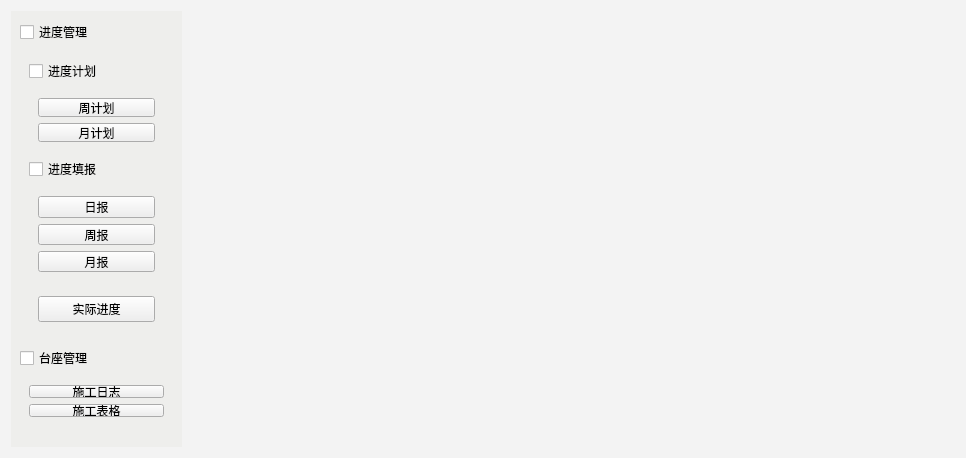
<?xml version="1.0" encoding="UTF-8"?>
<ui version="4.0">
 <class>Production_management</class>
 <widget class="QWidget" name="Production_management">
  <property name="geometry">
   <rect>
    <x>0</x>
    <y>0</y>
    <width>966</width>
    <height>458</height>
   </rect>
  </property>
  <property name="windowTitle">
   <string>Form</string>
  </property>
  <property name="styleSheet">
   <string notr="true">#Production_management{background-color: rgb(243, 243, 243);}</string>
  </property>
  <layout class="QHBoxLayout" name="horizontalLayout" stretch="2,9">
   <item>
    <widget class="QWidget" name="panel" native="true">
     <property name="styleSheet">
      <string notr="true">#panel {
background-color: rgb(238, 238, 236);
}

</string>
     </property>
     <layout class="QVBoxLayout" name="verticalLayout_6">
      <item>
       <widget class="QCheckBox" name="checkBox_4">
        <property name="text">
         <string>进度管理</string>
        </property>
       </widget>
      </item>
      <item>
       <widget class="QWidget" name="widget_4" native="true">
        <property name="minimumSize">
         <size>
          <width>0</width>
          <height>50</height>
         </size>
        </property>
        <property name="styleSheet">
         <string notr="true">#widget_4{
background-color: rgb(238, 238, 236);
}</string>
        </property>
        <layout class="QVBoxLayout" name="verticalLayout">
         <item>
          <widget class="QCheckBox" name="checkBox">
           <property name="styleSheet">
            <string notr="true"/>
           </property>
           <property name="text">
            <string>进度计划</string>
           </property>
          </widget>
         </item>
         <item>
          <widget class="QWidget" name="widget" native="true">
           <property name="minimumSize">
            <size>
             <width>0</width>
             <height>50</height>
            </size>
           </property>
           <property name="styleSheet">
            <string notr="true">#widget{
background-color: rgb(238, 238, 236);
}</string>
           </property>
           <layout class="QVBoxLayout" name="verticalLayout_7">
            <item>
             <widget class="QPushButton" name="week_plan">
              <property name="text">
               <string>周计划</string>
              </property>
             </widget>
            </item>
            <item>
             <widget class="QPushButton" name="month_plan">
              <property name="text">
               <string>月计划</string>
              </property>
             </widget>
            </item>
           </layout>
          </widget>
         </item>
         <item>
          <widget class="QCheckBox" name="checkBox_2">
           <property name="styleSheet">
            <string notr="true"/>
           </property>
           <property name="text">
            <string>进度填报</string>
           </property>
          </widget>
         </item>
         <item>
          <widget class="QWidget" name="widget_2" native="true">
           <property name="minimumSize">
            <size>
             <width>0</width>
             <height>50</height>
            </size>
           </property>
           <property name="styleSheet">
            <string notr="true">#widget_2{
background-color: rgb(238, 238, 236);
}</string>
           </property>
           <layout class="QVBoxLayout" name="verticalLayout_8">
            <item>
             <widget class="QPushButton" name="day_repo">
              <property name="text">
               <string>日报</string>
              </property>
             </widget>
            </item>
            <item>
             <widget class="QPushButton" name="week_repo">
              <property name="text">
               <string>周报</string>
              </property>
             </widget>
            </item>
            <item>
             <widget class="QPushButton" name="month_repo">
              <property name="text">
               <string>月报</string>
              </property>
             </widget>
            </item>
           </layout>
          </widget>
         </item>
         <item>
          <widget class="QWidget" name="widget_5" native="true">
           <property name="styleSheet">
            <string notr="true">#widget_5{
background-color: rgb(238, 238, 236);
}</string>
           </property>
           <layout class="QVBoxLayout" name="verticalLayout_2">
            <item>
             <widget class="QPushButton" name="pro_real">
              <property name="styleSheet">
               <string notr="true">/*background-color: #455364;
  border-bottom: 2px solid #455364;*/</string>
              </property>
              <property name="text">
               <string>实际进度</string>
              </property>
             </widget>
            </item>
           </layout>
          </widget>
         </item>
        </layout>
       </widget>
      </item>
      <item>
       <widget class="QCheckBox" name="checkBox_3">
        <property name="styleSheet">
         <string notr="true"/>
        </property>
        <property name="text">
         <string>台座管理</string>
        </property>
       </widget>
      </item>
      <item>
       <widget class="QWidget" name="widget_3" native="true">
        <property name="minimumSize">
         <size>
          <width>0</width>
          <height>50</height>
         </size>
        </property>
        <property name="styleSheet">
         <string notr="true">#widget_3{
background-color: rgb(238, 238, 236);
}</string>
        </property>
        <layout class="QVBoxLayout" name="verticalLayout_9">
         <item>
          <widget class="QPushButton" name="pro_log">
           <property name="text">
            <string>施工日志</string>
           </property>
          </widget>
         </item>
         <item>
          <widget class="QPushButton" name="pro_table">
           <property name="text">
            <string>施工表格</string>
           </property>
          </widget>
         </item>
        </layout>
       </widget>
      </item>
      <item>
       <spacer name="verticalSpacer_3">
        <property name="orientation">
         <enum>Qt::Vertical</enum>
        </property>
        <property name="sizeHint" stdset="0">
         <size>
          <width>20</width>
          <height>40</height>
         </size>
        </property>
       </spacer>
      </item>
     </layout>
    </widget>
   </item>
   <item>
    <widget class="QStackedWidget" name="stackedWidget">
     <property name="styleSheet">
      <string notr="true"/>
     </property>
     <property name="currentIndex">
      <number>0</number>
     </property>
     <widget class="QWidget" name="page_plan"/>
     <widget class="QWidget" name="page_update"/>
     <widget class="QWidget" name="page_real"/>
    </widget>
   </item>
  </layout>
 </widget>
 <resources/>
 <connections/>
</ui>
